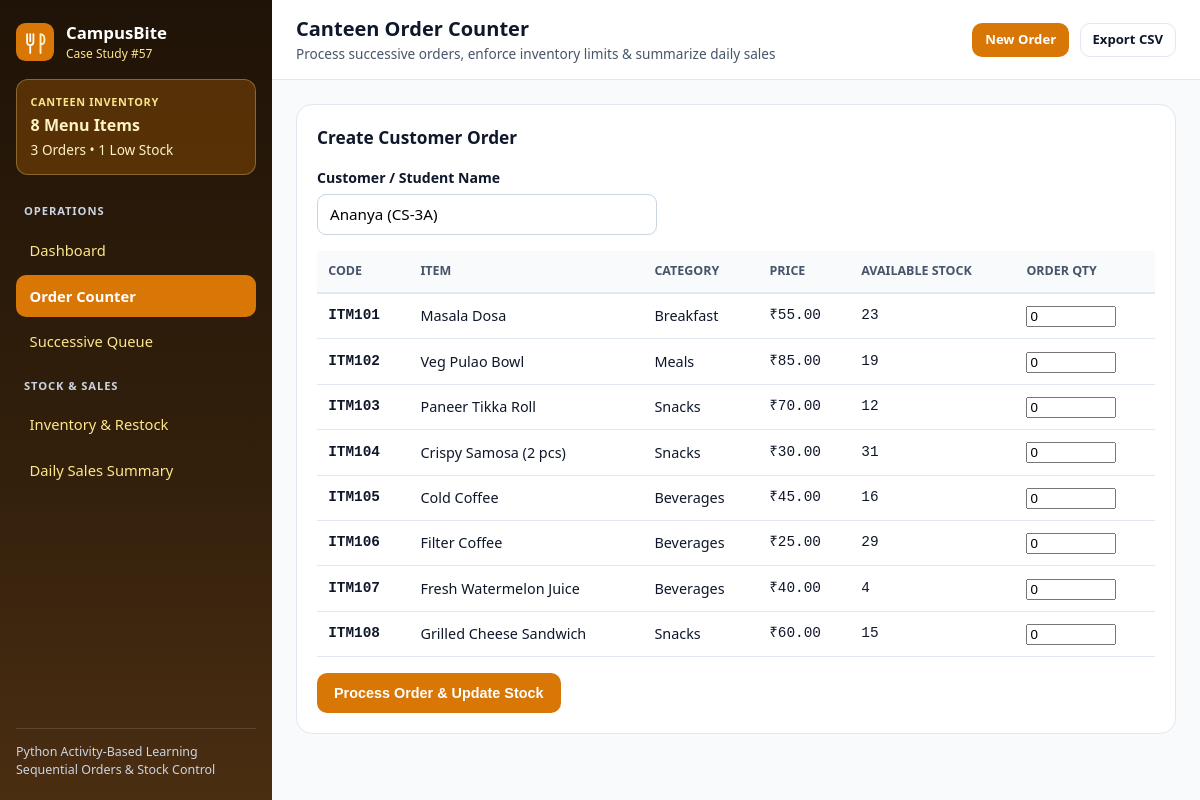
/order, run on the app's committed database.
### tables this page shows
CREATE TABLE menu_inventory (
                id INTEGER PRIMARY KEY AUTOINCREMENT,
                item_code TEXT UNIQUE NOT NULL,
                item_name TEXT NOT NULL,
                category TEXT NOT NULL,
                unit_price REAL NOT NULL,
                stock INTEGER NOT NULL,
                reorder_level INTEGER NOT NULL DEFAULT 5,
                sold_today INTEGER NOT NULL DEFAULT 0
            );

### app.py (the view, shortened to what this page needs)
    @app.route("/order", methods=["GET", "POST"])
    def order_counter():
        db = app.config["DB_PATH"]
        inv = get_inventory(db)
        last_result = None
        return render_template("order.html", inventory=inv, last_result=last_result)

### canteen_logic.py (called while the page is built)
def format_inr(amount):
    val = round(float(amount), 2)
    return f"₹{val:,.2f}"

### database.py (called while the page is built)
def _resolve_db_path(db_path):
    target = db_path or DEFAULT_DB_PATH
    if os.environ.get("VERCEL") and not str(target).startswith("/tmp"):
        tmp_path = os.path.join("/tmp", os.path.basename(target))
        if not os.path.exists(tmp_path) and os.path.exists(target):
            shutil.copyfile(target, tmp_path)
        return tmp_path
    return target

def get_connection(db_path=None):
    resolved = _resolve_db_path(db_path)
    parent = os.path.dirname(resolved)
    if parent:
        os.makedirs(parent, exist_ok=True)
    conn = sqlite3.connect(resolved)
    conn.row_factory = sqlite3.Row
    return conn

def get_inventory(db_path=None):
    conn = get_connection(db_path)
    try:
        return [dict(r) for r in conn.execute("SELECT * FROM menu_inventory ORDER BY item_code ASC").fetchall()]
    finally:
        conn.close()

def get_orders(db_path=None):
    conn = get_connection(db_path)
    try:
        return [dict(r) for r in conn.execute("SELECT * FROM canteen_orders ORDER BY id DESC").fetchall()]
    finally:
        conn.close()

### templates/order.html (shortened to what this page needs)
{% extends "base.html" %}
{% block page_title %}Canteen Order Counter{% endblock %}
{% block content %}
<section class="card">
  <div class="card-header"><h3>Create Customer Order</h3></div>
  <form method="post">
    <div class="field" style="max-width:340px;margin-bottom:1rem;">
      <label for="customer_name">Customer / Student Name</label>
      <input id="customer_name" name="customer_name" value="Ananya (CS-3A)" required>
    </div>
    <div class="table-wrapper">
      <table>
        <thead><tr><th>Code</th><th>Item</th><th>Category</th><th>Price</th><th>Available Stock</th><th>Order Qty</th></tr></thead>
        <tbody>
          {% for item in inventory %}
          <tr>
            <th class="mono">{{ item.item_code }}</th>
            <td>{{ item.item_name }}</td>
            <td>{{ item.category }}</td>
            <td class="mono">{{ item.unit_price | inr }}</td>
            <td class="mono">{{ item.stock }}</td>
            <td><input type="number" name="qty_{{ item.item_code }}" min="0" value="0" style="max-width:90px;"></td>
          </tr>
          {% endfor %}
        </tbody>
      </table>
    </div>
    <div style="margin-top:1rem;"><button type="submit" class="btn btn-primary">Process Order &amp; Update Stock</button></div>
  </form>
</section>
{% endblock %}

### templates/base.html (shortened to what this page needs)
<!DOCTYPE html>
<html lang="en">
<head>
  <link rel="stylesheet" href="{{ url_for('static', filename='css/style.css') }}">
</head>
<body>
  <div class="app-shell">
    <div class="Drawer" id="drawer" popover="manual" role="dialog" aria-label="Primary navigation">
      <div class="Drawer-scroller">
        <aside class="Drawer-sheet sidebar">
          <div class="sidebar-header">
            <a href="{{ url_for('dashboard') }}" class="brand">
              <img src="{{ url_for('static', filename='images/logo.svg') }}" alt="" width="38" height="38">
              <div><span class="brand-title">CampusBite</span><span class="brand-sub">Case Study #57</span></div>
            </a>
          </div>
          <div class="status-chip">
            <span class="chip-badge">CANTEEN INVENTORY</span>
            <strong>{{ nav_items }} Menu Items</strong>
            <span class="small">{{ nav_orders }} Orders &bull; {{ nav_low_stock }} Low Stock</span>
          </div>
          <nav class="sidebar-nav">
            <p class="nav-group-label">Operations</p>
            <a href="{{ url_for('dashboard') }}" class="nav-link {% if current_endpoint == 'dashboard' %}is-active{% endif %}">Dashboard</a>
            <a href="{{ url_for('order_counter') }}" class="nav-link {% if current_endpoint == 'order_counter' %}is-active{% endif %}">Order Counter</a>
            <a href="{{ url_for('order_queue') }}" class="nav-link {% if current_endpoint == 'order_queue' %}is-active{% endif %}">Successive Queue</a>
            <p class="nav-group-label">Stock &amp; Sales</p>
            <a href="{{ url_for('inventory') }}" class="nav-link {% if current_endpoint == 'inventory' %}is-active{% endif %}">Inventory &amp; Restock</a>
            <a href="{{ url_for('reports') }}" class="nav-link {% if current_endpoint == 'reports' %}is-active{% endif %}">Daily Sales Summary</a>
          </nav>
          <div class="sidebar-footer">Python Activity-Based Learning<br>Sequential Orders &amp; Stock Control</div>
        </aside>
      </div>
    </div>
    <div class="main-shell" id="main-shell">
      <header class="topbar">
        <div class="topbar-left">
          <div>
            <h1 class="page-heading">{% block page_title %}Smart Canteen Dashboard{% endblock %}</h1>
            <p class="page-subtitle">{% block page_subtitle %}Process successive orders, enforce inventory limits &amp; summarize daily sales{% endblock %}</p>
          </div>
        </div>
        <div class="topbar-right">
          <a href="{{ url_for('order_counter') }}" class="btn btn-primary btn-sm">New Order</a>
          <a href="{{ url_for('export_csv') }}" class="btn btn-outline btn-sm">Export CSV</a>
        </div>
      </header>
      <main class="content-area">
        {% block content %}{% endblock %}
      </main>
    </div>
  </div>
</body>
</html>

### data on the page
menu_inventory: item_code "ITM101", item_name "Masala Dosa", category "Breakfast", unit_price|inr "₹55.00", stock "23"
menu_inventory: item_code "ITM102", item_name "Veg Pulao Bowl", category "Meals", unit_price|inr "₹85.00", stock "19"
menu_inventory: item_code "ITM103", item_name "Paneer Tikka Roll", category "Snacks", unit_price|inr "₹70.00", stock "12"
menu_inventory: item_code "ITM104", item_name "Crispy Samosa (2 pcs)", category "Snacks", unit_price|inr "₹30.00", stock "31"
menu_inventory: item_code "ITM105", item_name "Cold Coffee", category "Beverages", unit_price|inr "₹45.00", stock "16"
menu_inventory: item_code "ITM106", item_name "Filter Coffee", category "Beverages", unit_price|inr "₹25.00", stock "29"
menu_inventory: item_code "ITM107", item_name "Fresh Watermelon Juice", category "Beverages", unit_price|inr "₹40.00", stock "4"
menu_inventory: item_code "ITM108", item_name "Grilled Cheese Sandwich", category "Snacks", unit_price|inr "₹60.00", stock "15"

### other printed values
{{ nav_items }} "8"
{{ nav_orders }} "3"
{{ nav_low_stock }} "1"
